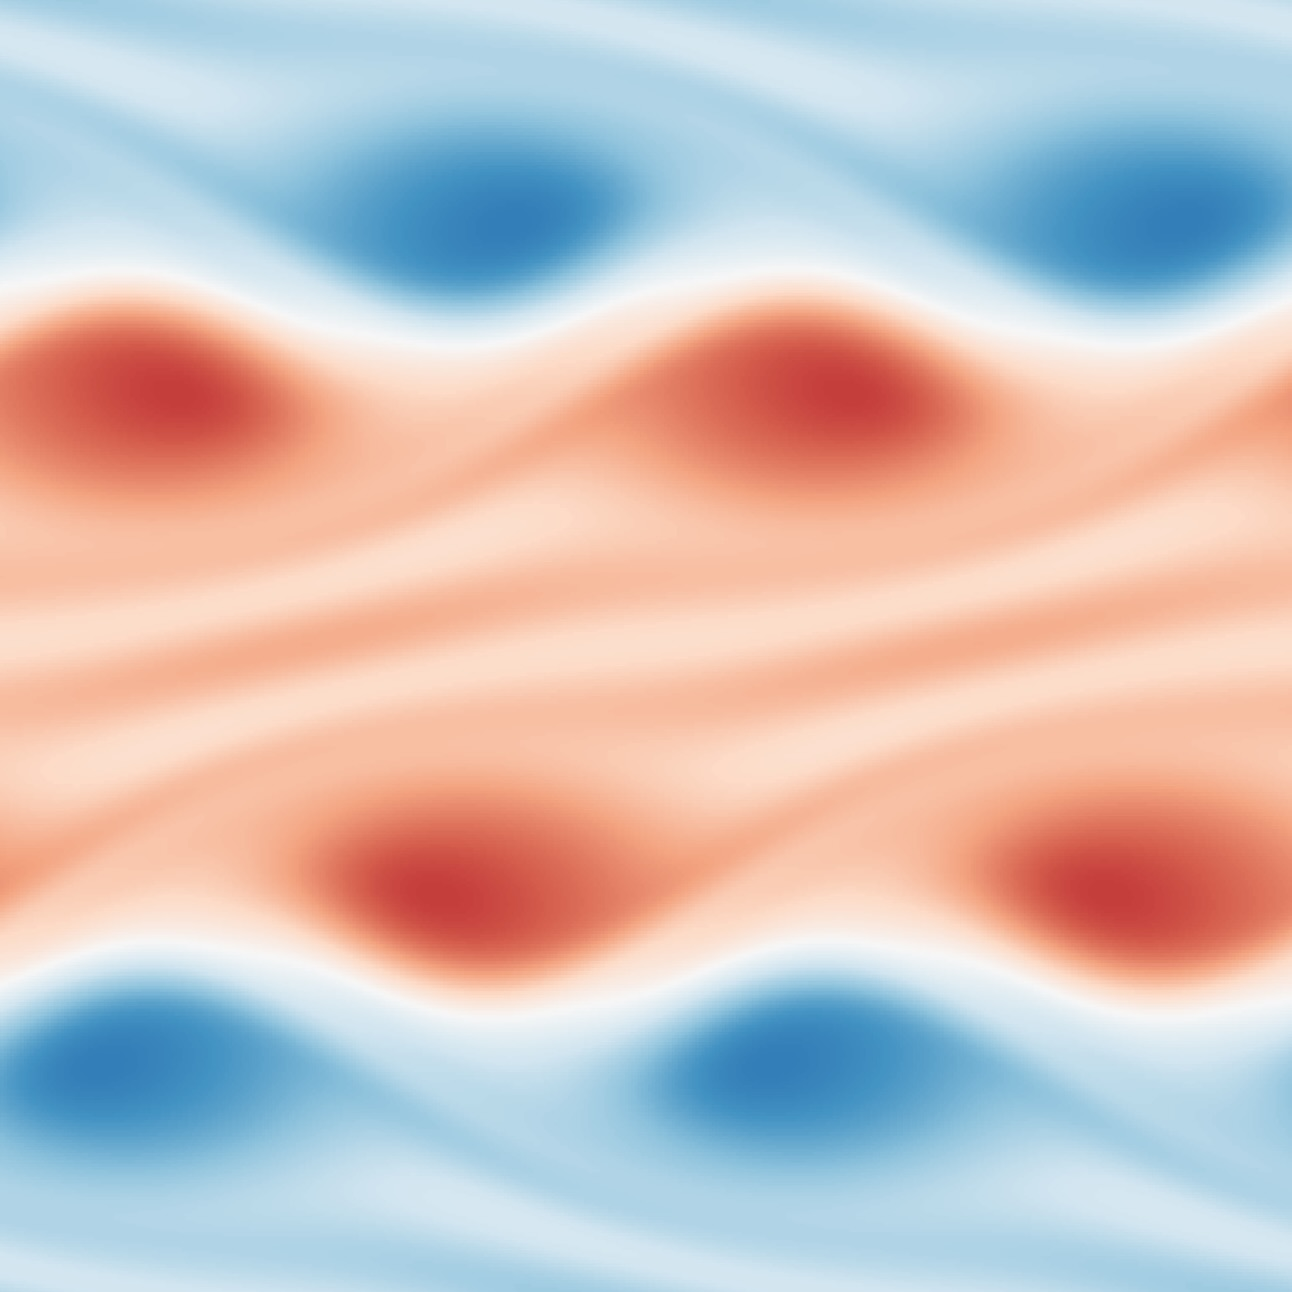

This figure's Python source:
import numpy as np
import matplotlib.pyplot as plt


def poisson_solve( rho, kSq_inv ):
	""" solve the Poisson equation, given source field rho """
	V_hat = -(np.fft.fftn( rho )) * kSq_inv
	V = np.real(np.fft.ifftn(V_hat))
	return V


def diffusion_solve( v, dt, nu, kSq ):
	""" solve the diffusion equation over a timestep dt, given viscosity nu """
	v_hat = (np.fft.fftn( v )) / (1.0+dt*nu*kSq)
	v = np.real(np.fft.ifftn(v_hat))
	return v


def grad(v, kx, ky):
	""" return gradient of v """
	v_hat = np.fft.fftn(v)
	dvx = np.real(np.fft.ifftn( 1j*kx * v_hat))
	dvy = np.real(np.fft.ifftn( 1j*ky * v_hat))
	return dvx, dvy


def div(vx, vy, kx, ky):
	""" return divergence of (vx,vy) """
	dvx_x = np.real(np.fft.ifftn( 1j*kx * np.fft.fftn(vx)))
	dvy_y = np.real(np.fft.ifftn( 1j*ky * np.fft.fftn(vy)))
	return dvx_x + dvy_y


def curl(vx, vy, kx, ky):
	""" return curl of (vx,vy) """
	dvx_y = np.real(np.fft.ifftn( 1j*ky * np.fft.fftn(vx)))
	dvy_x = np.real(np.fft.ifftn( 1j*kx * np.fft.fftn(vy)))
	return dvy_x - dvx_y


def apply_dealias(f, dealias):
	""" apply 2/3 rule dealias to field f """
	f_hat = dealias * np.fft.fftn(f)
	return np.real(np.fft.ifftn( f_hat ))


def main():
	""" Navier-Stokes Simulation """
	
	# Simulation parameters
	N         = 400     # Spatial resolution
	t         = 0       # current time of the simulation
	tEnd      = 1       # time at which simulation ends
	dt        = 0.001   # timestep
	tOut      = 0.01    # draw frequency
	nu        = 0.001   # viscosity
	plotRealTime = True # switch on for plotting as the simulation goes along
	
	# Domain [0,1] x [0,1]
	L = 1    
	xlin = np.linspace(0,L, num=N+1)  # Note: x=0 & x=1 are the same point!
	xlin = xlin[0:N]                  # chop off periodic point
	xx, yy = np.meshgrid(xlin, xlin)
	
	# Intial Condition (vortex)
	vx = -np.sin(2*np.pi*yy)
	vy =  np.sin(2*np.pi*xx*2) 
	
	# Fourier Space Variables
	klin = 2.0 * np.pi / L * np.arange(-N/2, N/2)
	kmax = np.max(klin)
	kx, ky = np.meshgrid(klin, klin)
	kx = np.fft.ifftshift(kx)
	ky = np.fft.ifftshift(ky)
	kSq = kx**2 + ky**2
	kSq_inv = 1.0 / kSq
	kSq_inv[kSq==0] = 1
	
	# dealias with the 2/3 rule
	dealias = (np.abs(kx) < (2./3.)*kmax) & (np.abs(ky) < (2./3.)*kmax)
	
	# number of timesteps
	Nt = int(np.ceil(tEnd/dt))
	
	# prep figure
	fig = plt.figure(figsize=(4,4), dpi=80)
	outputCount = 1
	
	#Main Loop
	for i in range(Nt):

		# Advection: rhs = -(v.grad)v
		dvx_x, dvx_y = grad(vx, kx, ky)
		dvy_x, dvy_y = grad(vy, kx, ky)
		
		rhs_x = -(vx * dvx_x + vy * dvx_y)
		rhs_y = -(vx * dvy_x + vy * dvy_y)
		
		rhs_x = apply_dealias(rhs_x, dealias)
		rhs_y = apply_dealias(rhs_y, dealias)

		vx += dt * rhs_x
		vy += dt * rhs_y
		
		# Poisson solve for pressure
		div_rhs = div(rhs_x, rhs_y, kx, ky)
		P = poisson_solve( div_rhs, kSq_inv )
		dPx, dPy = grad(P, kx, ky)
		
		# Correction (to eliminate divergence component of velocity)
		vx += - dt * dPx
		vy += - dt * dPy
		
		# Diffusion solve (implicit)
		vx = diffusion_solve( vx, dt, nu, kSq )
		vy = diffusion_solve( vy, dt, nu, kSq )
		
		# vorticity (for plotting)
		wz = curl(vx, vy, kx, ky)
		
		# update time
		t += dt
		print(t)
		
		# plot in real time
		plotThisTurn = False
		if t + dt > outputCount*tOut:
			plotThisTurn = True
		if (plotRealTime and plotThisTurn) or (i == Nt-1):
			
			plt.cla()
			plt.imshow(wz, cmap = 'RdBu')
			plt.clim(-20,20)
			ax = plt.gca()
			ax.invert_yaxis()
			ax.get_xaxis().set_visible(False)
			ax.get_yaxis().set_visible(False)	
			ax.set_aspect('equal')	
			plt.pause(0.001)
			outputCount += 1
			
	plt.show()
	
	return 0
	


if __name__== "__main__":
  main()
